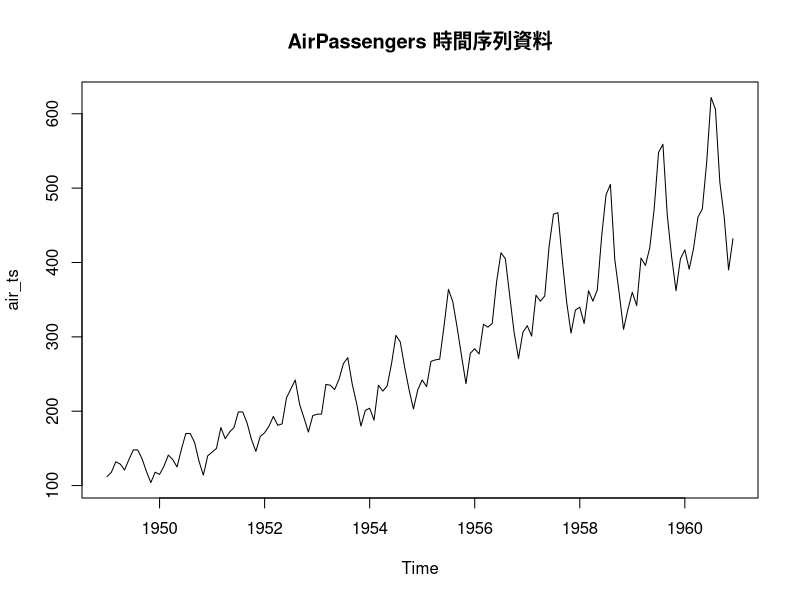

The R source for this figure:
## ---- chunk 1
library(ggplot2)
library(forecast)
library(tseries)

data(AirPassengers)
air_ts <- ts(AirPassengers, start = c(1949, 1), frequency = 12)
plot(air_ts, main="AirPassengers 時間序列資料")
